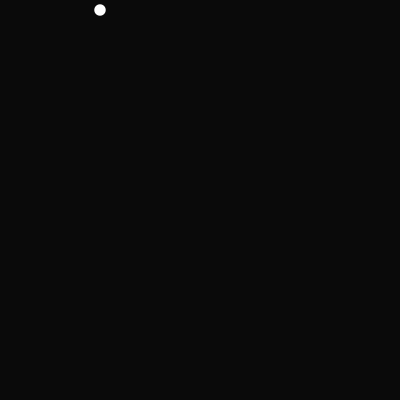
Frame 1 (no input)
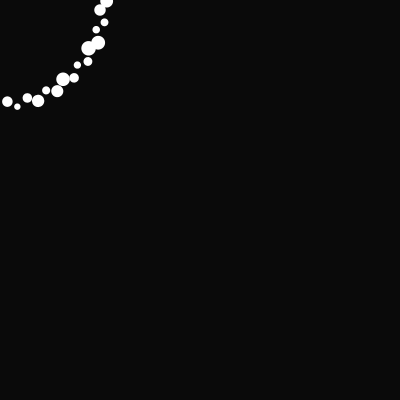
Frame 60 (the mouse pressed at the canvas centre just before this capture)
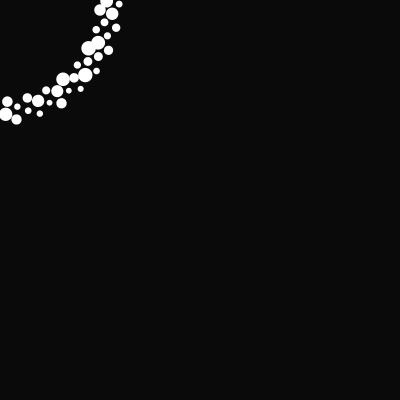
Frame 120 (the mouse held since frame 60 and released just before this capture)

The Processing sketch that drew these frames (run headless with seeded random() and noise(); from frame 60 on, the mouse is pressed at the canvas centre):

// Processing sketch: CG_screensaver_main
// ── CG_screensaver_main.pde
float r = 0;

void setup() {
  size(400,400);
  background(10);
  smooth();
  noStroke();
}
void draw() {
  fill(255);
  rotate(r);
  float circle_size = random(5, 15);
  ellipse(100 + r, 10, circle_size, circle_size);
  r = r + 0.2;
  println(r);
}
